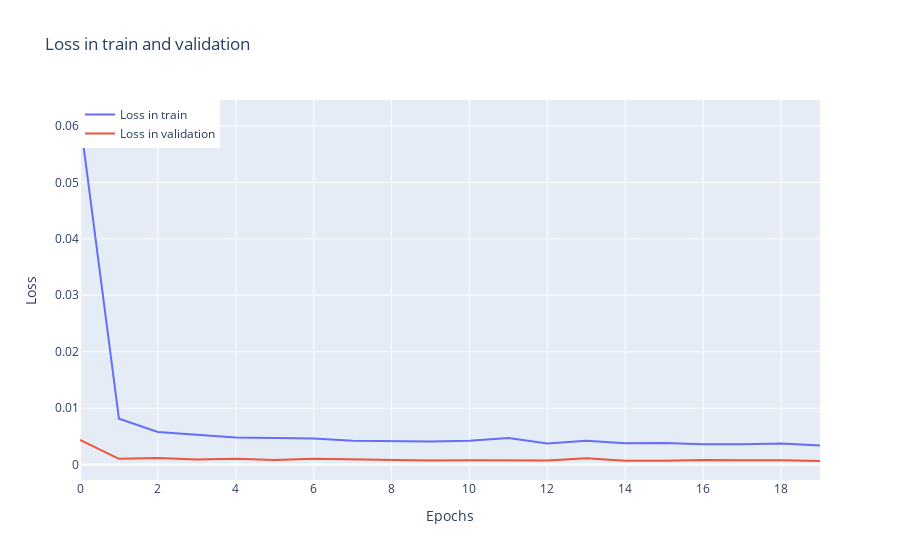

The notebook cell this image was saved under:
### Code cell
loss = history.history['loss']
val_loss = history.history['val_loss']

fig = go.Figure()

fig.add_trace(go.Scatter(
    x=list(range(len(loss))),
    y=loss,
    mode='lines',
    name='Loss in train'
))

fig.add_trace(go.Scatter(
    x=list(range(len(val_loss))),
    y=val_loss,
    mode='lines',
    name='Loss in validation'
))

fig.update_layout(
    title='Loss in train and validation',
    xaxis_title='Epochs',
    yaxis_title='Loss',
    legend=dict(x=0, y=1.0)
)

fig.show()

### Figure 1 — Plotly figure (JSON) as saved in the notebook; plotly's stock layout.template omitted (floating-point values rounded to 4 significant figures)
{"data": [{"mode": "lines", "name": "Loss in train", "type": "scatter", "x": [0, 1, 2, 3, 4, 5, 6, 7, 8, 9, 10, 11, 12, 13, 14, 15, 16, 17, 18, 19], "y": [0.06122, 0.008112, 0.00577, 0.005226, 0.004782, 0.004714, 0.00462, 0.004223, 0.00414, 0.004112, 0.004241, 0.004716, 0.00375, 0.004222, 0.003802, 0.00384, 0.003612, 0.00361, 0.003746, 0.00339]}, {"mode": "lines", "name": "Loss in validation", "type": "scatter", "x": [0, 1, 2, 3, 4, 5, 6, 7, 8, 9, 10, 11, 12, 13, 14, 15, 16, 17, 18, 19], "y": [0.004376, 0.001023, 0.001154, 0.0009092, 0.001041, 0.000835, 0.001058, 0.0009124, 0.000877, 0.0007409, 0.0007765, 0.000732, 0.0007248, 0.001117, 0.0006984, 0.0006754, 0.0008264, 0.0007629, 0.0007798, 0.0006378]}], "layout": {"legend": {"x": 0, "y": 1}, "title": {"text": "Loss in train and validation"}, "xaxis": {"title": {"text": "Epochs"}}, "yaxis": {"title": {"text": "Loss"}}}}
